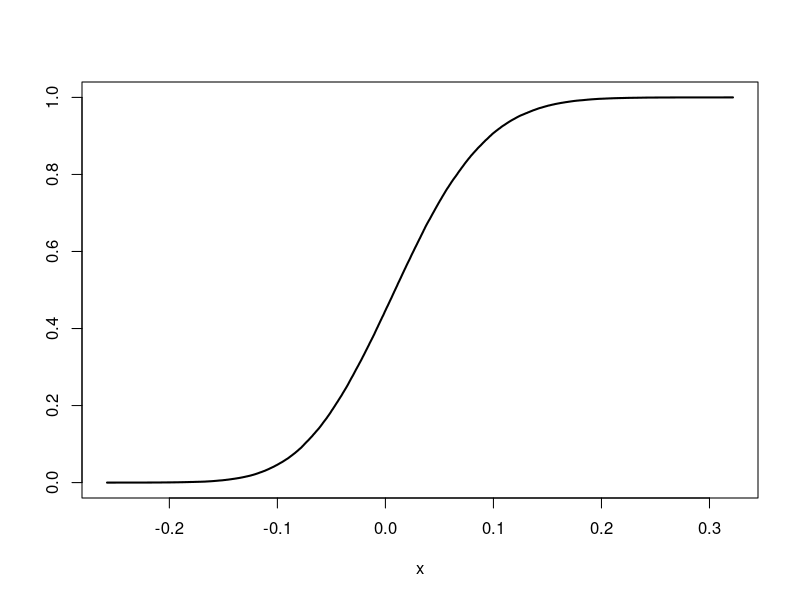
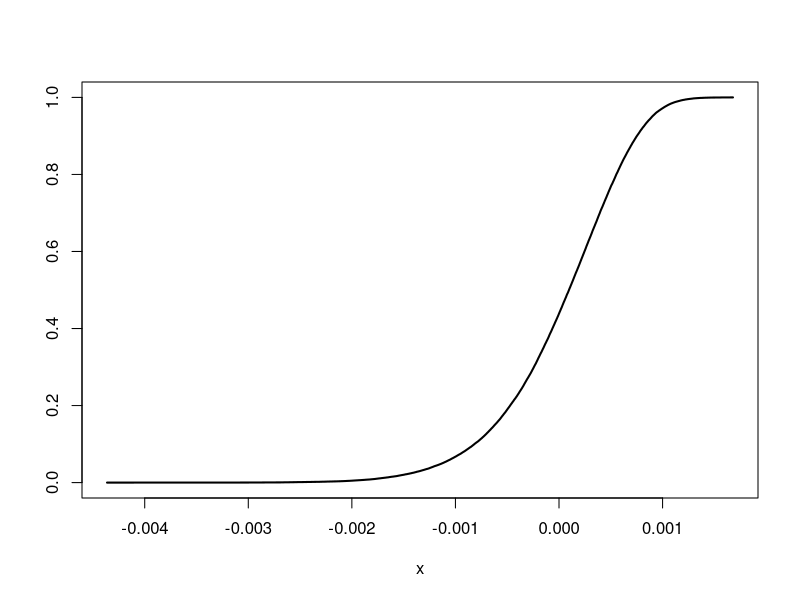

Reproduce these figures in R, in order.
## ---- chunk 1
knitr::opts_knit$set(root.dir = 'C:/Users/neide/Documents/GitHub/BEwebinar/Data')
## ---- chunk 2
gassa <- read.table("GasSA_2-11-13.dat")
gassa <- ts(log(gassa),start=1992,frequency=12)
gas.diff <- diff(gassa)
n <- length(gas.diff)
## ---- chunk 3
rho.hat <- acf(gas.diff,lag=n-1,type="correlation",plot=FALSE)$acf[,,1]
gas.acf12 <- rho.hat[13]
p.order <- 12
phi.ar <- solve(toeplitz(rho.hat[1:p.order])) %*% rho.hat[2:(p.order+1)]

gas.resids <- gas.diff[(p.order+1):n]
for(i in 1:p.order) { gas.resids <- gas.resids - phi.ar[i]*gas.diff[(p.order+1-i):(n-i)] }
gas.resids <- gas.resids - mean(gas.resids)
gas.edf <- sort(gas.resids)

monte.roots <- NULL
burnin <- 500
Monte <- 100000
for(i in 1:Monte)
{
	monte.resids <- sample(gas.edf,size=n+burnin,replace=TRUE)
	init.value <- rep(0,p.order)
	monte.sample <- filter(monte.resids,phi.ar,method="recursive",init=init.value)[(burnin+1):(burnin+n)]
	monte.root <- acf(monte.sample,lag=n-1,plot=FALSE)$acf[,,1][13] - gas.acf12
	monte.roots <- c(monte.roots,monte.root)
}
# hist(monte.roots)
interval <- c(sort(monte.roots)[floor(.025*Monte)],sort(monte.roots)[floor(.975*Monte)])
## ---- chunk 4
plot(sort(monte.roots),seq(1,Monte)/Monte,type="l",xlab="x",ylab="",lwd=2)
## ---- chunk 5
ndc <- read.table("Nondefcap.dat")
ndc <- ts(ndc[,2],start=c(1992,3),frequency=12,names= "NewOrders")
ndc.diff <- diff(ndc)
n <- length(ndc.diff)
## ---- chunk 6
gamma.hat <- acf(ndc.diff,lag=n-1,type="covariance",plot=FALSE)$acf[,,1]
ndc.acf1 <- gamma.hat[2]
q.order <- 10
gamma.mat <- toeplitz(c(gamma.hat[1:(q.order+1)],rep(0,n-(q.order+1))))

gamma.chol <- t(chol(gamma.mat))
ndc.resids <- solve(gamma.chol,ndc.diff)
ndc.resids <- ndc.resids - mean(ndc.resids)
ndc.edf <- sort(ndc.resids)

monte.roots <- NULL
Monte <- 100000
for(i in 1:Monte)
{
	monte.resids <- sample(ndc.edf,size=n,replace=TRUE)
	monte.sample <- gamma.chol %*% monte.resids
	monte.root <- acf(monte.sample,lag=n-1,plot=FALSE,type="covariance")$acf[,,1][2] - ndc.acf1
	monte.roots <- c(monte.roots,monte.root)
}
# hist(monte.roots)
interval <- c(sort(monte.roots)[floor(.025*Monte)],sort(monte.roots)[floor(.975*Monte)])
## ---- chunk 7
plot(sort(monte.roots),seq(1,Monte)/Monte,type="l",xlab="x",ylab="",lwd=2)
